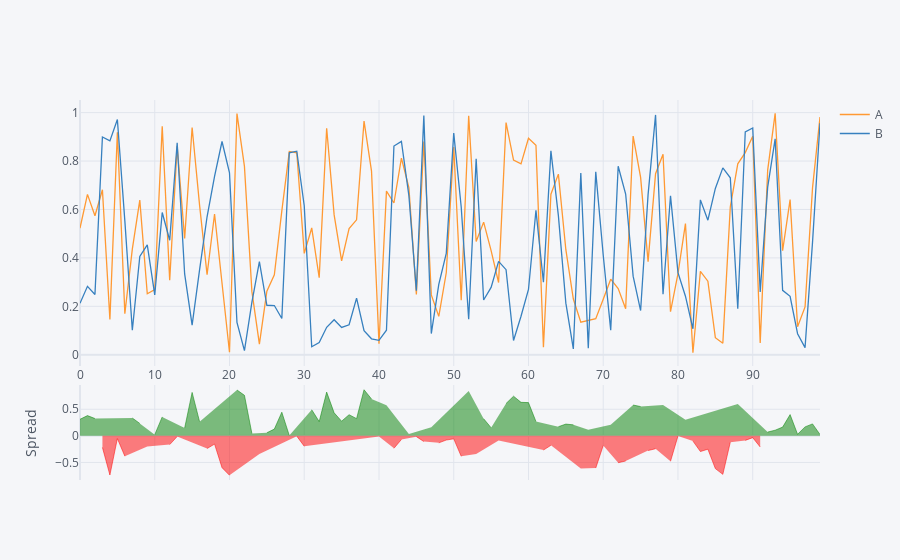

The code cell stored with this chart in its notebook:
### Markdown cell above
# Spread Plots

### Code cell
# Create plot
df[['A','B']].iplot(kind ='spread')
